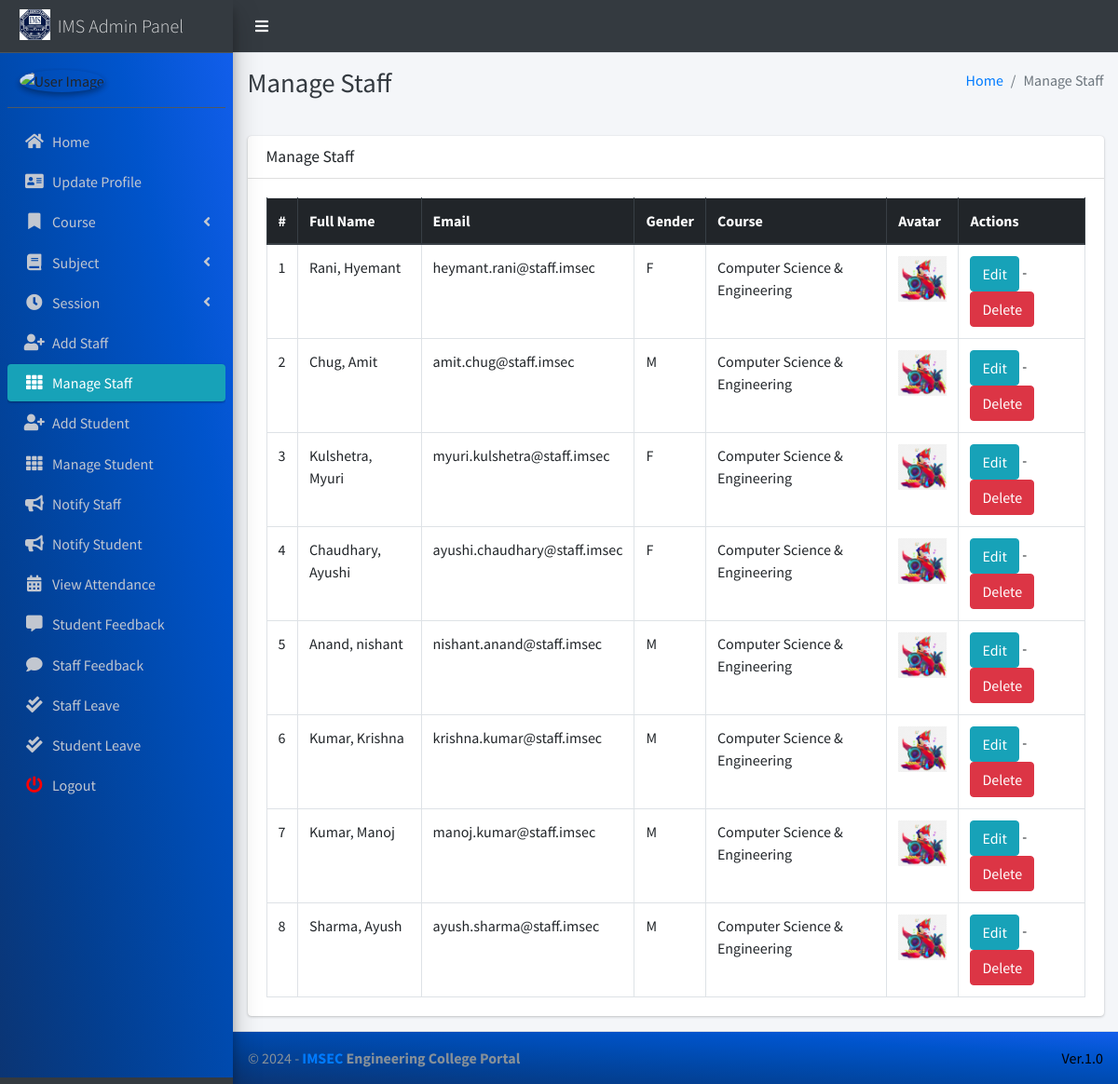
Page /staff/manage/ (signed in) on the committed database.
### main_app/models.py (models this page shows, shortened)
class CustomUser(AbstractUser):
    USER_TYPE = ((1, "HOD"), (2, "Staff"), (3, "Student"))
    GENDER = [("M", "Male"), ("F", "Female")]
    username = None  # Removed username, using email instead
    email = models.EmailField(unique=True)
    user_type = models.CharField(default=1, choices=USER_TYPE, max_length=1)
    gender = models.CharField(max_length=1, choices=GENDER)
    profile_pic = models.ImageField()
    address = models.TextField()
    fcm_token = models.TextField(default="")  # For firebase notifications
    created_at = models.DateTimeField(auto_now_add=True)
    updated_at = models.DateTimeField(auto_now=True)
    USERNAME_FIELD = "email"
    REQUIRED_FIELDS = []
    objects = CustomUserManager()
    def __str__(self):
        return  self.first_name + " " + self.last_name

class Staff(models.Model):
    course = models.ForeignKey(Course, on_delete=models.DO_NOTHING, null=True, blank=False)
    admin = models.OneToOneField(CustomUser, on_delete=models.CASCADE)

class Course(models.Model):
    name = models.CharField(max_length=120)
    created_at = models.DateTimeField(auto_now_add=True)
    updated_at = models.DateTimeField(auto_now=True)

### main_app/hod_views.py (the view)
# urls.py: path("staff/manage/", hod_views.manage_staff, name='manage_staff'),
def manage_staff(request):
    allStaff = CustomUser.objects.filter(user_type=2)
    context = {
        'allStaff': allStaff,
        'page_title': 'Manage Staff'
    }
    return render(request, "hod_template/manage_staff.html", context)

### main_app/templates/hod_template/manage_staff.html
{% extends 'main_app/base.html' %}
{% load static %}
{% block page_title %}{{page_title}}{% endblock page_title %}
{% block content %}
<section class="content">
    <div class="container-fluid">
        <div class="row">
            <div class="col-md-12">
                <div class="card">
                    <div class="card-header">
                        <h3 class="card-title">{{page_title}}</h3>
                    </div>
                    <div class="card-body">
                        <table id="example2" class="table table-bordered table-hover">
                            <thead class="thead-dark">
                                <tr>
                                    <th>#</th>
                                    <th>Full Name</th>
                                    <th>Email</th>
                                    <th>Gender</th>
                                    <th>Course</th>
                                    <th>Avatar</th>
                                    <th>Actions</th>
                                </tr>
                            </thead>
                            <tbody>
                                {% for staff in allStaff %}
                                <tr>
                                    <td>{{ forloop.counter }}</td>
                                    <td>{{staff.last_name}}, {{staff.first_name}}</td>
                                    <td>{{staff.email}}</td>
                                    <td>{{staff.gender}}</td>
                                    <td>{{staff.staff.course.name}}</td>
                                    <td>
                                        {% if staff.profile_pic == ""  %}
                                        No Image
                                        {% else %}
                                        <img class="img img-fluid mb-2" height="56" width="56"
                                            src="{{staff.profile_pic}}" alt="">
                                        {% endif %}
                                    </td>
                                    <td>
                                        <a href="{% url 'edit_staff' staff.staff.id %}" class="btn btn-info">Edit</a> -
                                        <a href="{% url 'delete_staff' staff.staff.id %}" class="btn btn-danger" onclick="return confirm('Are you sure about this ?')">Delete</a>
                                    </td>
                                </tr>
                                {% endfor %}
                            </tbody>
                        </table>
                    </div>
                </div>
            </div>
        </div>
    </div>
</section>
{% endblock content %}

### rows in the picture
CustomUser: last_name "Rani", first_name "Hyemant", email "heymant.rani@staff.imsec", gender "F", staff.course.name "Computer Science & Engineering", profile_pic (picture)
CustomUser: last_name "Chug", first_name "Amit", email "amit.chug@staff.imsec", gender "M", staff.course.name "Computer Science & Engineering", profile_pic (picture)
CustomUser: last_name "Kulshetra", first_name "Myuri", email "myuri.kulshetra@staff.imsec", gender "F", staff.course.name "Computer Science & Engineering", profile_pic (picture)
CustomUser: last_name "Chaudhary", first_name "Ayushi", email "ayushi.chaudhary@staff.imsec", gender "F", staff.course.name "Computer Science & Engineering", profile_pic (picture)
CustomUser: last_name "Anand", first_name "nishant", email "nishant.anand@staff.imsec", gender "M", staff.course.name "Computer Science & Engineering", profile_pic (picture)
CustomUser: last_name "Kumar", first_name "Krishna", email "krishna.kumar@staff.imsec", gender "M", staff.course.name "Computer Science & Engineering", profile_pic (picture)
CustomUser: last_name "Kumar", first_name "Manoj", email "manoj.kumar@staff.imsec", gender "M", staff.course.name "Computer Science & Engineering", profile_pic (picture)
CustomUser: last_name "Sharma", first_name "Ayush", email "ayush.sharma@staff.imsec", gender "M", staff.course.name "Computer Science & Engineering", profile_pic (picture)

### other values in the picture
{{ page_title }} "Manage Staff"
